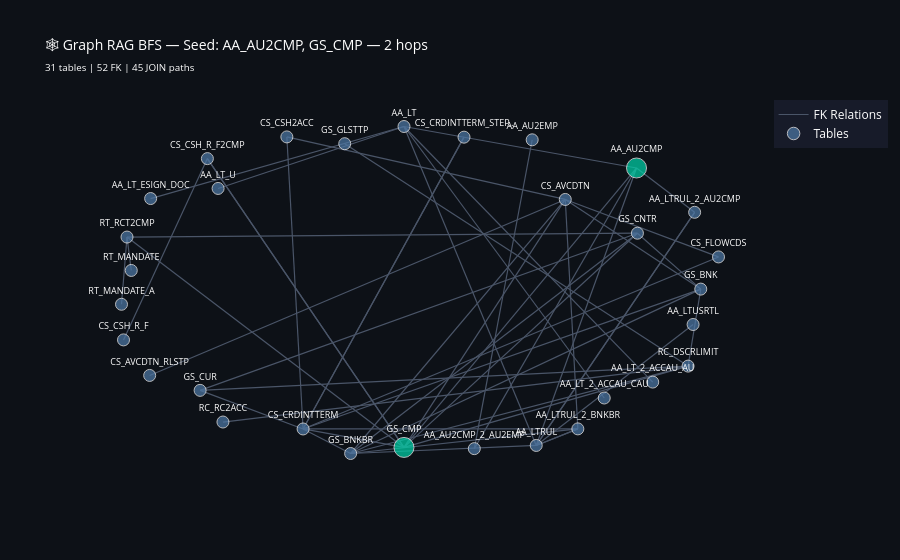

The notebook cell saved with this chart:
### Markdown cell above
## 6. Visualisation Interactive (Plotly)

### Code cell
def visualize_interactive(seed_tables, max_hops=2):
    """Visualisation interactive avec Plotly — survol pour voir les détails."""
    subG, join_paths, all_nodes = bfs_subgraph(G, seed_tables, max_hops=max_hops)

    # Layout
    pos = nx.spring_layout(subG, k=3.0, iterations=60, seed=42)

    # ── Arêtes ──────────────────────────────────────────────────────
    edge_x, edge_y = [], []
    edge_text = []
    for u, v, data in subG.edges(data=True):
        x0, y0 = pos[u]
        x1, y1 = pos[v]
        edge_x += [x0, x1, None]
        edge_y += [y0, y1, None]

    edge_trace = go.Scatter(
        x=edge_x, y=edge_y,
        mode='lines',
        line=dict(width=1.2, color='#4a5568'),
        hoverinfo='none',
        name='FK Relations'
    )

    # ── Nœuds ──────────────────────────────────────────────────────
    node_x, node_y, node_text, node_hover = [], [], [], []
    node_colors, node_sizes = [], []

    for node in subG.nodes():
        x, y = pos[node]
        node_x.append(x)
        node_y.append(y)
        node_text.append(node[:18] + '..' if len(node) > 18 else node)

        # Info hover
        in_d  = subG.in_degree(node)
        out_d = subG.out_degree(node)
        etype = entities.get(node, {}).get('entity_type', '?')
        rc    = entities.get(node, {}).get('row_count', '?')
        role  = '🌱 SEED' if node in seed_tables else '🔗 FK'
        node_hover.append(
            f"<b>{node}</b><br>"
            f"Rôle: {role}<br>"
            f"Type: {etype}<br>"
            f"Lignes: {rc}<br>"
            f"FK entrantes: {in_d}<br>"
            f"FK sortantes: {out_d}"
        )

        if node in seed_tables:
            node_colors.append('#00d4aa')
            node_sizes.append(20)
        else:
            node_colors.append('#4e79a7')
            node_sizes.append(12)

    node_trace = go.Scatter(
        x=node_x, y=node_y,
        mode='markers+text',
        hoverinfo='text',
        hovertext=node_hover,
        text=node_text,
        textposition='top center',
        textfont=dict(size=9, color='white'),
        marker=dict(
            size=node_sizes,
            color=node_colors,
            line=dict(width=1, color='white')
        ),
        name='Tables'
    )

    # ── Layout Plotly ────────────────────────────────────────────────
    fig = go.Figure(
        data=[edge_trace, node_trace],
        layout=go.Layout(
            title=dict(
                text=f"🕸️ Graph RAG BFS — Seed: {', '.join(seed_tables)} — {max_hops} hops<br>"
                     f"<sub>{len(all_nodes)} tables | {subG.number_of_edges()} FK | "
                     f"{len(join_paths)} JOIN paths</sub>",
                font=dict(size=14, color='white')
            ),
            paper_bgcolor='#0d1117',
            plot_bgcolor='#0d1117',
            hovermode='closest',
            showlegend=True,
            xaxis=dict(showgrid=False, zeroline=False, showticklabels=False),
            yaxis=dict(showgrid=False, zeroline=False, showticklabels=False),
            height=650,
            font=dict(color='white'),
            legend=dict(bgcolor='rgba(26,31,46,0.8)', bordercolor='#4a5568'),
        )
    )

    fig.show()

    # Tableau JOIN paths
    if join_paths:
        df_joins = pd.DataFrame(join_paths)
        print(f'\n🔗 JOIN paths découverts :')
        display(df_joins)

    return fig

# Visualisation interactive
fig_interactive = visualize_interactive(['AA_AU2CMP', 'GS_CMP'], max_hops=2)

### Figure 1 — Plotly figure (JSON) as saved in the notebook; plotly's stock layout.template omitted (floating-point values rounded to 4 significant figures; data arrays with more than 128 entries replaced by an {"elided": "..."} marker saying what was removed)
{"data": [{"hoverinfo": "none", "line": {"color": "#4a5568", "width": 1.2}, "mode": "lines", "name": "FK Relations", "type": "scatter", "x": {"elided": "156 float values"}, "y": {"elided": "156 float values"}}, {"hoverinfo": "text", "hovertext": ["<b>AA_LT</b><br>Rôle: 🔗 FK<br>Type: table<br>Lignes: 0<br>FK entrantes: 3<br>FK sortantes: 3", "<b>GS_BNK</b><br>Rôle: 🔗 FK<br>Type: table<br>Lignes: 6<br>FK entrantes: 4<br>FK sortantes: 1", "<b>RC_RC2ACC</b><br>Rôle: 🔗 FK<br>Type: table<br>Lignes: 18<br>FK entrantes: 1<br>FK sortantes: 0", "<b>RT_RCT2CMP</b><br>Rôle: 🔗 FK<br>Type: table<br>Lignes: 0<br>FK entrantes: 2<br>FK sortantes: 2", "<b>CS_AVCDTN</b><br>Rôle: 🔗 FK<br>Type: table<br>Lignes: 29<br>FK entrantes: 1<br>FK sortantes: 6", "<b>CS_CSH_R_F2CMP</b><br>Rôle: 🔗 FK<br>Type: table<br>Lignes: 0<br>FK entrantes: 1<br>FK sortantes: 2", "<b>RC_DSCRLIMIT</b><br>Rôle: 🔗 FK<br>Type: table<br>Lignes: 0<br>FK entrantes: 0<br>FK sortantes: 6", "<b>CS_CRDINTTERM</b><br>Rôle: 🔗 FK<br>Type: table<br>Lignes: 2<br>FK entrantes: 1<br>FK sortantes: 8", "<b>AA_LT_U</b><br>Rôle: 🔗 FK<br>Type: table<br>Lignes: 0<br>FK entrantes: 0<br>FK sortantes: 1", "<b>AA_LT_2_ACCAU_CAU</b><br>Rôle: 🔗 FK<br>Type: table<br>Lignes: 0<br>FK entrantes: 0<br>FK sortantes: 1", "<b>AA_LTRUL_2_BNKBR</b><br>Rôle: 🔗 FK<br>Type: table<br>Lignes: 0<br>FK entrantes: 3<br>FK sortantes: 2", "<b>GS_CUR</b><br>Rôle: 🔗 FK<br>Type: table<br>Lignes: 183<br>FK entrantes: 3<br>FK sortantes: 0", "<b>CS_CRDINTTERM_STEPS</b><br>Rôle: 🔗 FK<br>Type: table<br>Lignes: 1<br>FK entrantes: 1<br>FK sortantes: 1", "<b>RT_MANDATE</b><br>Rôle: 🔗 FK<br>Type: table<br>Lignes: 0<br>FK entrantes: 0<br>FK sortantes: 1", "<b>AA_LTRUL</b><br>Rôle: 🔗 FK<br>Type: table<br>Lignes: 0<br>FK entrantes: 3<br>FK sortantes: 5", "<b>AA_LT_2_ACCAU_AU</b><br>Rôle: 🔗 FK<br>Type: table<br>Lignes: 0<br>FK entrantes: 0<br>FK sortantes: 1", "<b>CS_CSH2ACC</b><br>Rôle: 🔗 FK<br>Type: table<br>Lignes: 18<br>FK entrantes: 2<br>FK sortantes: 0", "<b>AA_LTRUL_2_AU2CMP</b><br>Rôle: 🔗 FK<br>Type: table<br>Lignes: 0<br>FK entrantes: 1<br>FK sortantes: 2", "<b>GS_BNKBR</b><br>Rôle: 🔗 FK<br>Type: table<br>Lignes: 6<br>FK entrantes: 5<br>FK sortantes: 2", "<b>AA_LTUSRTL</b><br>Rôle: 🔗 FK<br>Type: table<br>Lignes: 27<br>FK entrantes: 1<br>FK sortantes: 0", "<b>RT_MANDATE_A</b><br>Rôle: 🔗 FK<br>Type: table<br>Lignes: 0<br>FK entrantes: 0<br>FK sortantes: 1", "<b>AA_LT_ESIGN_DOC</b><br>Rôle: 🔗 FK<br>Type: table<br>Lignes: 0<br>FK entrantes: 1<br>FK sortantes: 0", "<b>GS_GLSTTP</b><br>Rôle: 🔗 FK<br>Type: table<br>Lignes: 36<br>FK entrantes: 1<br>FK sortantes: 0", "<b>GS_CNTR</b><br>Rôle: 🔗 FK<br>Type: table<br>Lignes: 222<br>FK entrantes: 4<br>FK sortantes: 1", "<b>AA_AU2CMP_2_AU2EMP</b><br>Rôle: 🔗 FK<br>Type: table<br>Lignes: 0<br>FK entrantes: 0<br>FK sortantes: 2", "<b>CS_FLOWCDS</b><br>Rôle: 🔗 FK<br>Type: table<br>Lignes: 121<br>FK entrantes: 2<br>FK sortantes: 0", "<b>AA_AU2CMP</b><br>Rôle: 🌱 SEED<br>Type: table<br>Lignes: 0<br>FK entrantes: 4<br>FK sortantes: 1", "<b>AA_AU2EMP</b><br>Rôle: 🔗 FK<br>Type: table<br>Lignes: 0<br>FK entrantes: 1<br>FK sortantes: 0", "<b>CS_AVCDTN_RLSTP</b><br>Rôle: 🔗 FK<br>Type: table<br>Lignes: 29<br>FK entrantes: 0<br>FK sortantes: 1", "<b>CS_CSH_R_F</b><br>Rôle: 🔗 FK<br>Type: table<br>Lignes: 0<br>FK entrantes: 1<br>FK sortantes: 0", "<b>GS_CMP</b><br>Rôle: 🌱 SEED<br>Type: table<br>Lignes: 3<br>FK entrantes: 6<br>FK sortantes: 2"], "marker": {"color": ["#4e79a7", "#4e79a7", "#4e79a7", "#4e79a7", "#4e79a7", "#4e79a7", "#4e79a7", "#4e79a7", "#4e79a7", "#4e79a7", "#4e79a7", "#4e79a7", "#4e79a7", "#4e79a7", "#4e79a7", "#4e79a7", "#4e79a7", "#4e79a7", "#4e79a7", "#4e79a7", "#4e79a7", "#4e79a7", "#4e79a7", "#4e79a7", "#4e79a7", "#4e79a7", "#00d4aa", "#4e79a7", "#4e79a7", "#4e79a7", "#00d4aa"], "line": {"color": "white", "width": 1}, "size": [12, 12, 12, 12, 12, 12, 12, 12, 12, 12, 12, 12, 12, 12, 12, 12, 12, 12, 12, 12, 12, 12, 12, 12, 12, 12, 20, 12, 12, 12, 20]}, "mode": "markers+text", "name": "Tables", "text": ["AA_LT", "GS_BNK", "RC_RC2ACC", "RT_RCT2CMP", "CS_AVCDTN", "CS_CSH_R_F2CMP", "RC_DSCRLIMIT", "CS_CRDINTTERM", "AA_LT_U", "AA_LT_2_ACCAU_CAU", "AA_LTRUL_2_BNKBR", "GS_CUR", "CS_CRDINTTERM_STEP..", "RT_MANDATE", "AA_LTRUL", "AA_LT_2_ACCAU_AU", "CS_CSH2ACC", "AA_LTRUL_2_AU2CMP", "GS_BNKBR", "AA_LTUSRTL", "RT_MANDATE_A", "AA_LT_ESIGN_DOC", "GS_GLSTTP", "GS_CNTR", "AA_AU2CMP_2_AU2EMP", "CS_FLOWCDS", "AA_AU2CMP", "AA_AU2EMP", "CS_AVCDTN_RLSTP", "CS_CSH_R_F", "GS_CMP"], "textfont": {"color": "white", "size": 9}, "textposition": "top center", "type": "scatter", "x": [-0.04228, 0.9373, -0.6399, -0.9565, 0.49, -0.6913, 0.8953, -0.3754, -0.6559, 0.6186, 0.5315, -0.7153, 0.1558, -0.9425, 0.3942, 0.7787, -0.429, 0.917, -0.2184, 0.9119, -0.9747, -0.8785, -0.2379, 0.7281, 0.1898, 0.9958, 0.7252, 0.3808, -0.8818, -0.9681, -0.04234], "y": [1, 0.01746, -0.7858, 0.332, 0.5592, 0.8059, -0.4478, -0.8277, 0.6257, -0.6406, -0.8272, -0.5944, 0.9356, 0.1302, -0.9273, -0.5443, 0.9371, 0.4815, -0.976, -0.1964, -0.07427, 0.5646, 0.8961, 0.3553, -0.9466, 0.2118, 0.7493, 0.9195, -0.5042, -0.2895, -0.9392]}], "layout": {"autosize": true, "font": {"color": "white"}, "hovermode": "closest", "legend": {"bgcolor": "rgba(26,31,46,0.8)", "bordercolor": "#4a5568"}, "paper_bgcolor": "#0d1117", "plot_bgcolor": "#0d1117", "showlegend": true, "title": {"font": {"color": "white", "size": 14}, "text": "🕸️ Graph RAG BFS — Seed: AA_AU2CMP, GS_CMP — 2 hops<br><sub>31 tables | 52 FK | 45 JOIN paths</sub>"}, "xaxis": {"autorange": true, "range": [-1.107, 1.128], "showgrid": false, "showticklabels": false, "type": "linear", "zeroline": false}, "yaxis": {"autorange": true, "range": [-1.126, 1.15], "showgrid": false, "showticklabels": false, "type": "linear", "zeroline": false}}}
